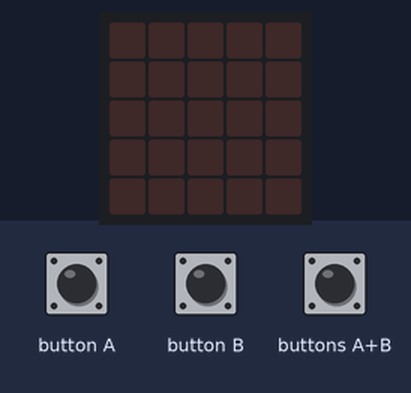
This program was run on a simulated BBC micro:bit (MakeCode). On the bench: the board's 5×5 LED display. Inputs (shaded band) come from the test bench. Random numbers come from a fixed seed.

Above: at 1.2 s.
1.3 s: buttons A+B pressed for 0.15 s
At 2.0 s:
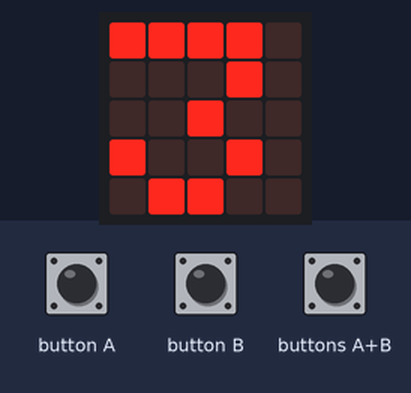
At 3.9 s:
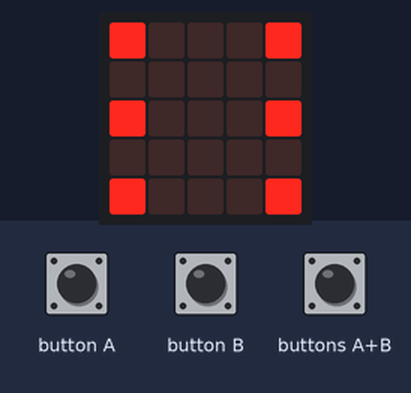
Timing chart, 0 to 5.4 s (numbered marks = the images above; inputs shaded):
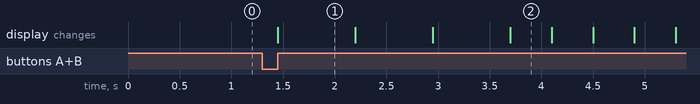

The program:

main.ts
```typescript
function puntuacion () {

}
function final () {
    basic.clearScreen()
    basic.pause(100)
    basic.showNumber(puntos)
    basic.pause(500)
    basic.clearScreen()
}
function trafico () {
    x = randint(1, 3)
    y = 0
    while (y <= 4) {
        carretera()
        led.plot(x, y)
        basic.pause(espera)
        led.unplot(x, y)
        y = y + 1
    }
}
function carretera () {

}
function inicio () {
    basic.showNumber(3)
    basic.showNumber(2)
    basic.showNumber(1)
    basic.showLeds(`
        # . . . #
        . . . . .
        # . . . #
        . . . . .
        # . . . #
        `)
    led.plot(coche, 4)
}
input.onButtonPressed(Button.AB, function () {
    puntos = 0
    espera = 400
    coche = 2
    juega = true
    inicio()
    while (juega) {
        trafico()
        esquivar()
    }
    final()
})
function esquivar () {

}
let coche = 0
let espera = 0
let y = 0
let x = 0
let puntos = 0
let juega = false
juega = false
```

test.ts
```typescript
// aquí va el archivo "tests"; esto no se compilará cuando este paquete se utilice como una extensión.
```

Measured:
- after the input at 1.3 s, the display: changes after 0.15 s (image 1)
- what the display in image 1 shows lasts 0.7 s, from 1.5 s to 2.2 s
- what the display in image 2 shows lasts 0.4 s, from 3.7 s to 4.1 s
